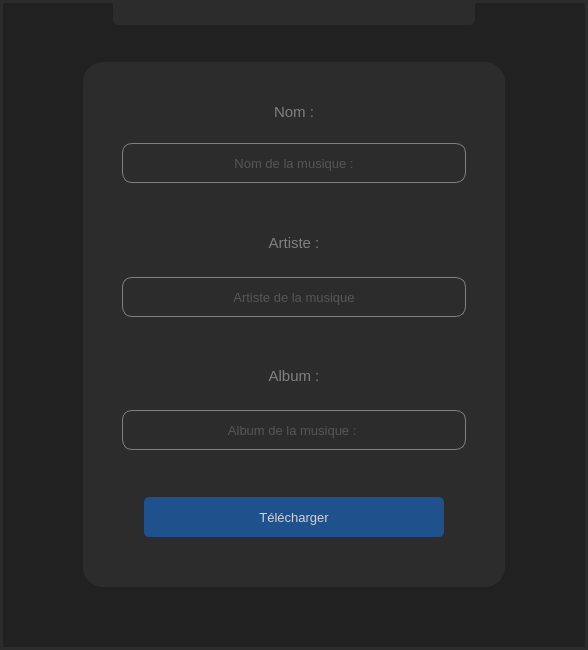
<?xml version="1.0" encoding="UTF-8"?>
<ui version="4.0">
 <class>Dialog</class>
 <widget class="QDialog" name="Dialog">
  <property name="geometry">
   <rect>
    <x>0</x>
    <y>0</y>
    <width>588</width>
    <height>650</height>
   </rect>
  </property>
  <property name="windowTitle">
   <string>Dialog</string>
  </property>
  <property name="layoutDirection">
   <enum>Qt::RightToLeft</enum>
  </property>
  <property name="styleSheet">
   <string notr="true">background-color:#212121;</string>
  </property>
  <layout class="QVBoxLayout" name="verticalLayout_7">
   <property name="spacing">
    <number>0</number>
   </property>
   <property name="leftMargin">
    <number>0</number>
   </property>
   <property name="topMargin">
    <number>0</number>
   </property>
   <property name="rightMargin">
    <number>0</number>
   </property>
   <property name="bottomMargin">
    <number>0</number>
   </property>
   <item>
    <widget class="QFrame" name="frame">
     <property name="sizePolicy">
      <sizepolicy hsizetype="Expanding" vsizetype="Preferred">
       <horstretch>0</horstretch>
       <verstretch>0</verstretch>
      </sizepolicy>
     </property>
     <property name="minimumSize">
      <size>
       <width>60</width>
       <height>30</height>
      </size>
     </property>
     <property name="maximumSize">
      <size>
       <width>1666666</width>
       <height>30</height>
      </size>
     </property>
     <property name="layoutDirection">
      <enum>Qt::LeftToRight</enum>
     </property>
     <property name="styleSheet">
      <string notr="true">background-color:#212121;
border-width:3px;
border-style:solid;
border-color:#2c2c2c;
border-bottom:None;</string>
     </property>
     <property name="frameShape">
      <enum>QFrame::StyledPanel</enum>
     </property>
     <property name="frameShadow">
      <enum>QFrame::Raised</enum>
     </property>
     <layout class="QHBoxLayout" name="horizontalLayout">
      <property name="spacing">
       <number>60</number>
      </property>
      <property name="leftMargin">
       <number>110</number>
      </property>
      <property name="topMargin">
       <number>0</number>
      </property>
      <property name="rightMargin">
       <number>10</number>
      </property>
      <property name="bottomMargin">
       <number>5</number>
      </property>
      <item>
       <widget class="QFrame" name="hotbar_mouv">
        <property name="styleSheet">
         <string notr="true">background-color: #2c2c2c;
border-bottom-left-radius: 5px;
border-bottom-right-radius: 5px;
border:None;</string>
        </property>
        <property name="frameShape">
         <enum>QFrame::StyledPanel</enum>
        </property>
        <property name="frameShadow">
         <enum>QFrame::Raised</enum>
        </property>
       </widget>
      </item>
      <item>
       <widget class="QFrame" name="frame_2">
        <property name="minimumSize">
         <size>
          <width>40</width>
          <height>25</height>
         </size>
        </property>
        <property name="maximumSize">
         <size>
          <width>40</width>
          <height>25</height>
         </size>
        </property>
        <property name="styleSheet">
         <string notr="true">border:None;</string>
        </property>
        <property name="frameShape">
         <enum>QFrame::StyledPanel</enum>
        </property>
        <property name="frameShadow">
         <enum>QFrame::Raised</enum>
        </property>
        <layout class="QHBoxLayout" name="horizontalLayout_3">
         <property name="spacing">
          <number>0</number>
         </property>
         <property name="leftMargin">
          <number>0</number>
         </property>
         <property name="topMargin">
          <number>5</number>
         </property>
         <property name="rightMargin">
          <number>0</number>
         </property>
         <property name="bottomMargin">
          <number>0</number>
         </property>
         <item>
          <widget class="QPushButton" name="closeButon">
           <property name="minimumSize">
            <size>
             <width>40</width>
             <height>20</height>
            </size>
           </property>
           <property name="maximumSize">
            <size>
             <width>40</width>
             <height>20</height>
            </size>
           </property>
           <property name="styleSheet">
            <string notr="true">QPushButton { background: transparent; border:0px; } 
QPushButton:hover {background-color:red;color:white;border-radius:0px}</string>
           </property>
           <property name="text">
            <string/>
           </property>
           <property name="icon">
            <iconset>
             <normaloff>assets/croce.png</normaloff>assets/croce.png</iconset>
           </property>
          </widget>
         </item>
        </layout>
       </widget>
      </item>
     </layout>
    </widget>
   </item>
   <item>
    <widget class="QFrame" name="frame10">
     <property name="styleSheet">
      <string notr="true">background-color:#212121;
border-width:3px;
border-style:solid;
border-color:#2c2c2c;
border-top:None;</string>
     </property>
     <property name="frameShape">
      <enum>QFrame::StyledPanel</enum>
     </property>
     <property name="frameShadow">
      <enum>QFrame::Raised</enum>
     </property>
     <layout class="QVBoxLayout" name="verticalLayout_5">
      <property name="leftMargin">
       <number>80</number>
      </property>
      <property name="topMargin">
       <number>32</number>
      </property>
      <property name="rightMargin">
       <number>80</number>
      </property>
      <property name="bottomMargin">
       <number>60</number>
      </property>
      <item>
       <widget class="QFrame" name="frame_14">
        <property name="styleSheet">
         <string notr="true">background-color: #2c2c2c ; 
border-radius : 20px;
border:None;</string>
        </property>
        <property name="frameShape">
         <enum>QFrame::StyledPanel</enum>
        </property>
        <property name="frameShadow">
         <enum>QFrame::Raised</enum>
        </property>
        <layout class="QVBoxLayout" name="verticalLayout_6">
         <property name="leftMargin">
          <number>30</number>
         </property>
         <property name="rightMargin">
          <number>30</number>
         </property>
         <item>
          <widget class="QFrame" name="frame_15">
           <property name="frameShape">
            <enum>QFrame::StyledPanel</enum>
           </property>
           <property name="frameShadow">
            <enum>QFrame::Raised</enum>
           </property>
           <layout class="QVBoxLayout" name="verticalLayout">
            <property name="spacing">
             <number>0</number>
            </property>
            <property name="topMargin">
             <number>10</number>
            </property>
            <property name="bottomMargin">
             <number>10</number>
            </property>
            <item>
             <widget class="QLabel" name="label">
              <property name="font">
               <font>
                <pointsize>11</pointsize>
                <bold>false</bold>
                <underline>false</underline>
               </font>
              </property>
              <property name="autoFillBackground">
               <bool>false</bool>
              </property>
              <property name="styleSheet">
               <string notr="true">color:gray</string>
              </property>
              <property name="text">
               <string>Nom :</string>
              </property>
              <property name="alignment">
               <set>Qt::AlignCenter</set>
              </property>
             </widget>
            </item>
            <item>
             <widget class="QLineEdit" name="nameLineEdit">
              <property name="sizePolicy">
               <sizepolicy hsizetype="Preferred" vsizetype="Fixed">
                <horstretch>0</horstretch>
                <verstretch>0</verstretch>
               </sizepolicy>
              </property>
              <property name="minimumSize">
               <size>
                <width>200</width>
                <height>40</height>
               </size>
              </property>
              <property name="maximumSize">
               <size>
                <width>500</width>
                <height>40</height>
               </size>
              </property>
              <property name="font">
               <font>
                <pointsize>10</pointsize>
               </font>
              </property>
              <property name="styleSheet">
               <string notr="true">QLineEdit { border-radius : 10px ;
 border : 1px solid gray ; 
background-color:#2c2c2c ; 
color:gray;}</string>
              </property>
              <property name="text">
               <string/>
              </property>
              <property name="alignment">
               <set>Qt::AlignCenter</set>
              </property>
              <property name="readOnly">
               <bool>false</bool>
              </property>
              <property name="placeholderText">
               <string>Nom de la musique :</string>
              </property>
             </widget>
            </item>
           </layout>
          </widget>
         </item>
         <item>
          <widget class="QFrame" name="frame_7">
           <property name="frameShape">
            <enum>QFrame::StyledPanel</enum>
           </property>
           <property name="frameShadow">
            <enum>QFrame::Raised</enum>
           </property>
           <layout class="QVBoxLayout" name="verticalLayout_2">
            <property name="spacing">
             <number>0</number>
            </property>
            <property name="topMargin">
             <number>10</number>
            </property>
            <property name="bottomMargin">
             <number>5</number>
            </property>
            <item>
             <widget class="QLabel" name="label_2">
              <property name="font">
               <font>
                <pointsize>11</pointsize>
               </font>
              </property>
              <property name="styleSheet">
               <string notr="true">color:gray</string>
              </property>
              <property name="text">
               <string>Artiste :</string>
              </property>
              <property name="alignment">
               <set>Qt::AlignCenter</set>
              </property>
             </widget>
            </item>
            <item>
             <widget class="QLineEdit" name="auteurLineEdit">
              <property name="minimumSize">
               <size>
                <width>200</width>
                <height>40</height>
               </size>
              </property>
              <property name="maximumSize">
               <size>
                <width>500</width>
                <height>40</height>
               </size>
              </property>
              <property name="font">
               <font>
                <pointsize>10</pointsize>
               </font>
              </property>
              <property name="styleSheet">
               <string notr="true">QLineEdit { border-radius : 10px ;
 border : 1px solid gray ; 
background-color:#2c2c2c ; 
color:gray;}</string>
              </property>
              <property name="text">
               <string/>
              </property>
              <property name="alignment">
               <set>Qt::AlignCenter</set>
              </property>
              <property name="placeholderText">
               <string>Artiste de la musique</string>
              </property>
             </widget>
            </item>
           </layout>
          </widget>
         </item>
         <item>
          <widget class="QFrame" name="frame_16">
           <property name="maximumSize">
            <size>
             <width>16777215</width>
             <height>1665554</height>
            </size>
           </property>
           <property name="frameShape">
            <enum>QFrame::StyledPanel</enum>
           </property>
           <property name="frameShadow">
            <enum>QFrame::Raised</enum>
           </property>
           <layout class="QVBoxLayout" name="verticalLayout_3">
            <property name="topMargin">
             <number>20</number>
            </property>
            <property name="bottomMargin">
             <number>0</number>
            </property>
            <item>
             <widget class="QLabel" name="label_3">
              <property name="font">
               <font>
                <pointsize>11</pointsize>
               </font>
              </property>
              <property name="styleSheet">
               <string notr="true">color:gray</string>
              </property>
              <property name="text">
               <string>Album :</string>
              </property>
              <property name="alignment">
               <set>Qt::AlignCenter</set>
              </property>
             </widget>
            </item>
            <item>
             <widget class="QLineEdit" name="albumLineEdit">
              <property name="minimumSize">
               <size>
                <width>200</width>
                <height>40</height>
               </size>
              </property>
              <property name="maximumSize">
               <size>
                <width>500</width>
                <height>40</height>
               </size>
              </property>
              <property name="font">
               <font>
                <pointsize>10</pointsize>
               </font>
              </property>
              <property name="styleSheet">
               <string notr="true">QLineEdit { border-radius : 10px ;
 border : 1px solid gray ; 
background-color:#2c2c2c ; 
color:gray;}</string>
              </property>
              <property name="alignment">
               <set>Qt::AlignCenter</set>
              </property>
              <property name="placeholderText">
               <string>Album de la musique : </string>
              </property>
             </widget>
            </item>
           </layout>
          </widget>
         </item>
         <item>
          <widget class="QFrame" name="frame_17">
           <property name="frameShape">
            <enum>QFrame::StyledPanel</enum>
           </property>
           <property name="frameShadow">
            <enum>QFrame::Raised</enum>
           </property>
           <layout class="QHBoxLayout" name="horizontalLayout_13">
            <property name="topMargin">
             <number>0</number>
            </property>
            <property name="bottomMargin">
             <number>0</number>
            </property>
            <item>
             <widget class="QPushButton" name="uploadButon">
              <property name="sizePolicy">
               <sizepolicy hsizetype="Preferred" vsizetype="Fixed">
                <horstretch>0</horstretch>
                <verstretch>0</verstretch>
               </sizepolicy>
              </property>
              <property name="minimumSize">
               <size>
                <width>250</width>
                <height>40</height>
               </size>
              </property>
              <property name="maximumSize">
               <size>
                <width>300</width>
                <height>40</height>
               </size>
              </property>
              <property name="font">
               <font>
                <pointsize>10</pointsize>
                <bold>false</bold>
               </font>
              </property>
              <property name="styleSheet">
               <string notr="true">QPushButton { border-radius : 5px ; border: 1px #1f528d ; background-color: #1f528d ; color:lightgray }</string>
              </property>
              <property name="text">
               <string>Télécharger</string>
              </property>
             </widget>
            </item>
           </layout>
          </widget>
         </item>
        </layout>
       </widget>
      </item>
     </layout>
    </widget>
   </item>
  </layout>
 </widget>
 <resources/>
 <connections/>
</ui>
